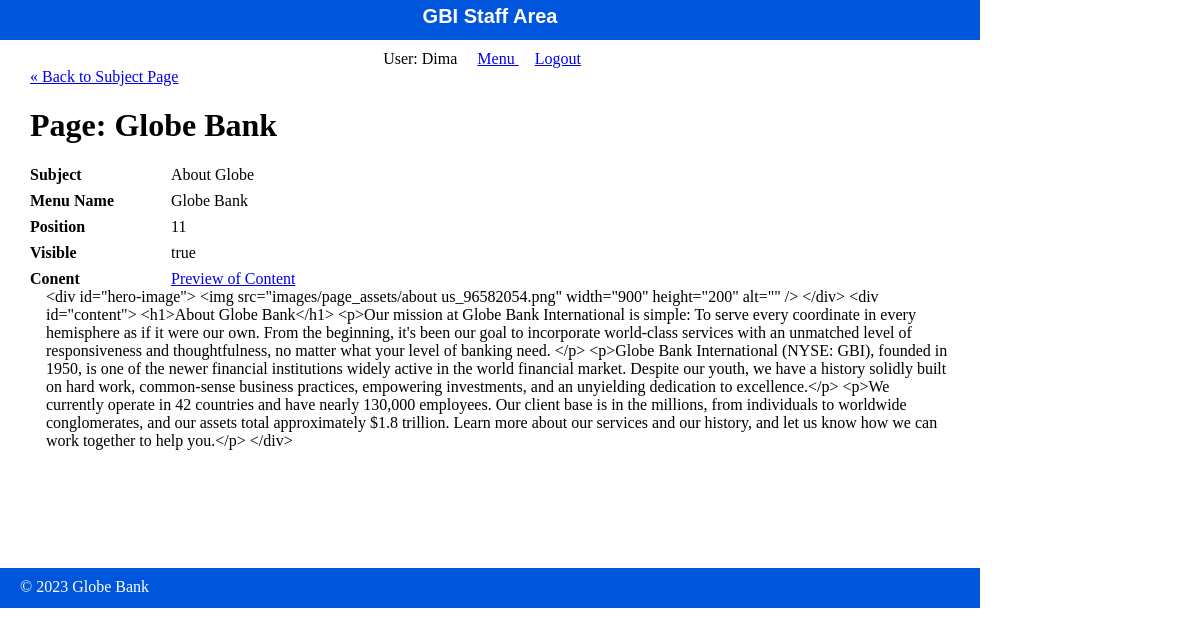
The app's page /staff/pages/show.php (signed in) with its own data.
### tables this page shows
CREATE TABLE `pages` (
  `id` int(11) NOT NULL,
  `subject_id` int(11) DEFAULT NULL,
  `menu_name` varchar(255) DEFAULT NULL,
  `position` int(3) DEFAULT NULL,
  `visible` tinyint(1) DEFAULT NULL,
  `content` text DEFAULT NULL
);

CREATE TABLE `subjects` (
  `id` int(11) NOT NULL,
  `menu_name` varchar(255) DEFAULT NULL,
  `position` int(3) DEFAULT NULL,
  `visible` tinyint(1) DEFAULT NULL
);

### private/query_functions.php (called while the page is built, shortened)
<?php
function find_subject_by_id($id){
    global $db;
    $sql = "SELECT * FROM subjects WHERE id=?";
    $query = mysqli_execute_query($db, $sql,[$id]);
    $result = mysqli_fetch_assoc($query);
    return $result;
}
function find_pages_by_id($id, array $options=[] ){
    global $db;
    $visible = $options["visible"] ?? false;
    $sql = "SELECT * FROM pages WHERE id=? ";
    $query = mysqli_execute_query($db, $sql, [$id]);
    $result = mysqli_fetch_assoc($query);
    return $result;
}
?>

### private/functions.php (called while the page is built, shortened)
<?php
function url_for($script_path){
    if($script_path[0] != "/"){
        $script_path = "/" . $script_path;
    }
    return WWW_ROOT . $script_path;
}
function u($string){
    return urlencode($string);
}
function h($string){
    return htmlspecialchars($string);
}
?>

### public/staff/pages/show.php (the view, shortened to what this page needs)
<?php require_once('../../../private/initialize.php');
$id = $_GET['id'] ?? '1';
$page = find_pages_by_id($id);
$subject = find_subject_by_id($page['subject_id']);
?>
<?php include(SHARED_PATH . '/staff_header.php'); ?>
<div id="content">
  <a class="back-link" href="<?php echo url_for('/staff/subjects/show.php?id=' . h(u($subject["id"]))); ?>">&laquo; Back to Subject Page</a>
  <div class="page show">
    <h1>Page: <?php echo h($page['menu_name']); ?></h1>
    <div class="attributes">
      <dl>
        <dt>Subject</dt>
        <dd><?php echo h($subject['menu_name']); ?></dd>
      </dl>
      <dl>
        <dt>Menu Name</dt>
          <dd> <?php echo h($page["menu_name"]);?> </dd>
        </dl>
        <dl>
          <dt>Position</dt>
          <dd> <?php echo h($page["position"]);?> </dd>
        </dl>
        <dl>
          <dt>Visible</dt>
          <dd> <?php echo $page["visible"] == 1 ? "true" : "false";  ?> </dd>
        </dl>
        <dl>
          <dt>Conent</dt>
          <dd><a target="_blank" href=<?php echo url_for('index.php?id=' . h(u($id)) . "&preview=true"); ?>> Preview of Content </a></dd>
          <dd> <?php echo h($page["content"]);?> </dd>
        </dl>
    </div>
  </div>
</div>
<?php include(SHARED_PATH . '/staff_footer.php'); ?>

### public/stylesheets/staff.css (style rules this page uses)
html { height: 100%; width: 100%; }
body { height: 980px; width: 100%; margin: 0; padding: 0; }
#content { width: 920px; min-height: 500px; padding: 0 30px; }
dl { clear: both; overflow: hidden; margin: 0.5em 0; }
dt { float: left; font-weight: bold; width: 125px; }
dd { float: left; margin-left: 1em; }

### records on screen
pages: menu_name "Globe Bank", position "11", content "<div id=\"hero-image\"> <img src=\"images/page_assets/about us_96582054.png\" width=\"900\" height=\"200\" alt=\"\" /> </div> <div id=\"content\"> <h1>About Globe Bank</h1> <p>Our mission at Globe Bank International is simple: To serve every coordinate in every hemisphere as if it were our own. From the beginning, it's been our goal to incorporate world-class services with an unmatched level of responsiveness and thoughtfulness, no matter what your level of banking need. </p> <p>Globe Bank International (NYSE: GBI), founded in 1950, is one of the newer financial institutions widely active in the world financial market. Despite our youth, we have a history solidly built on hard work, common-sense…"
subjects: menu_name "About Globe"

### other values on screen
$_SESSION["username"] "Dima"
